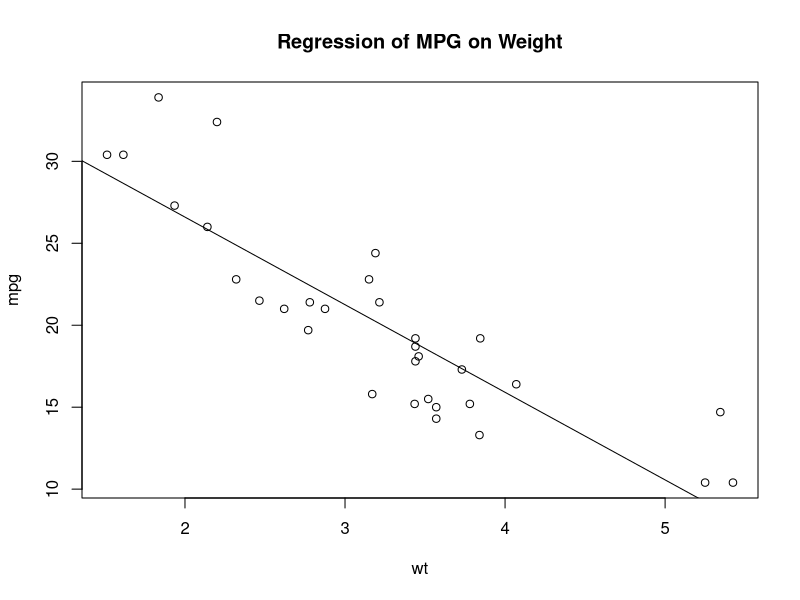
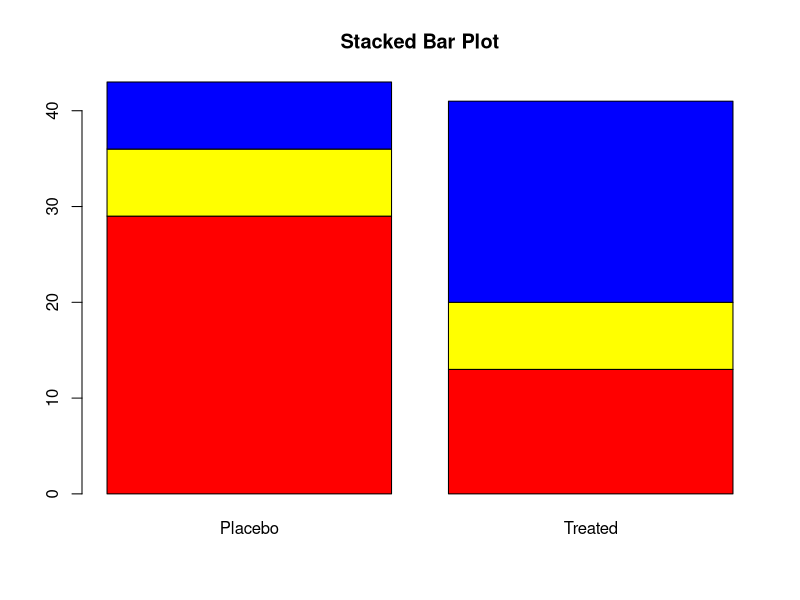
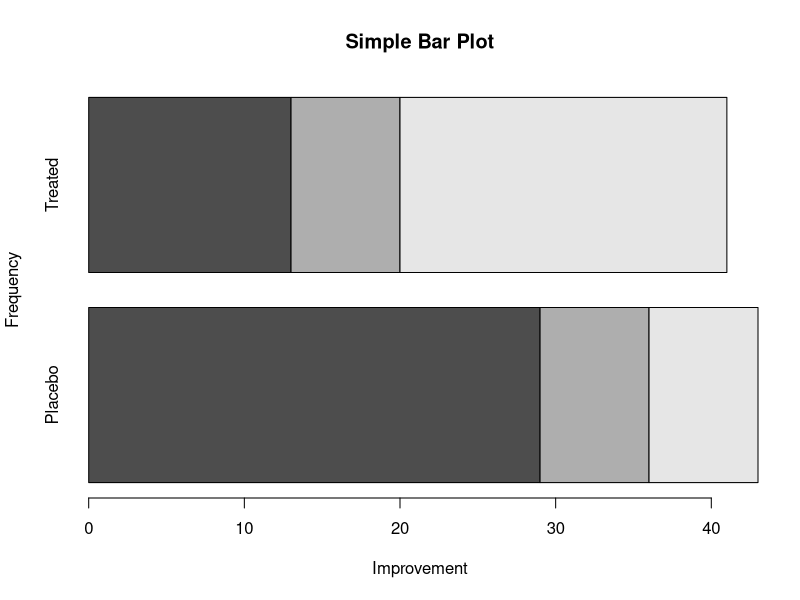
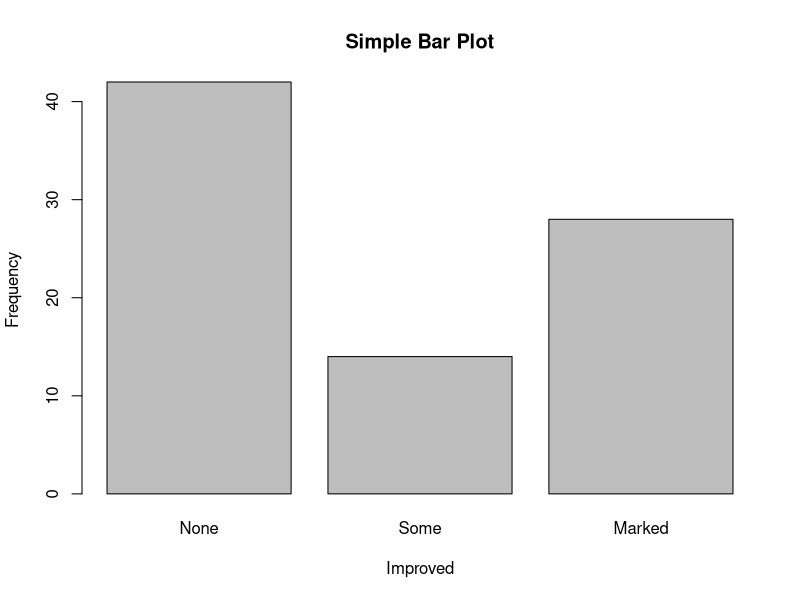
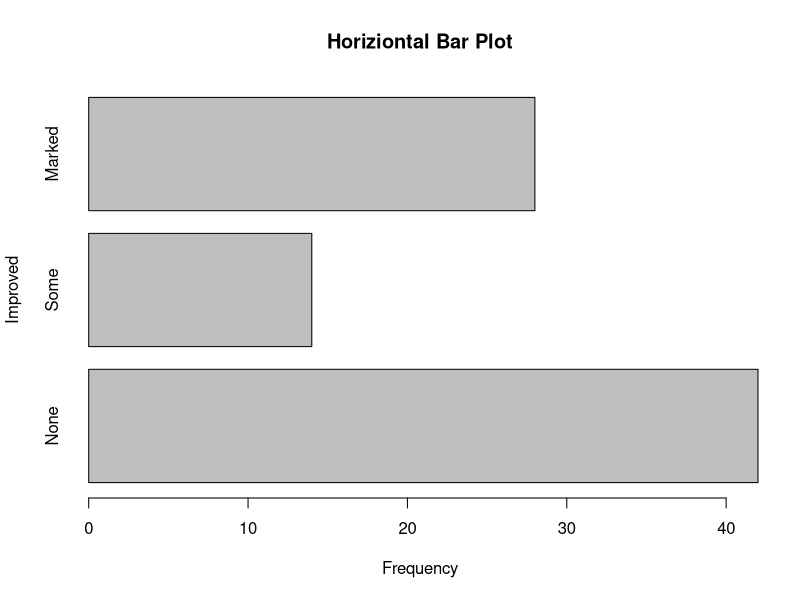
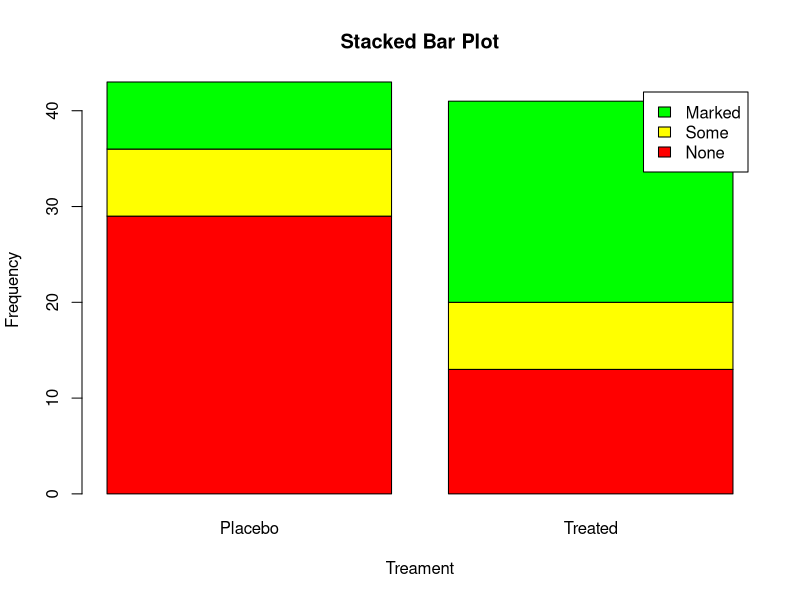
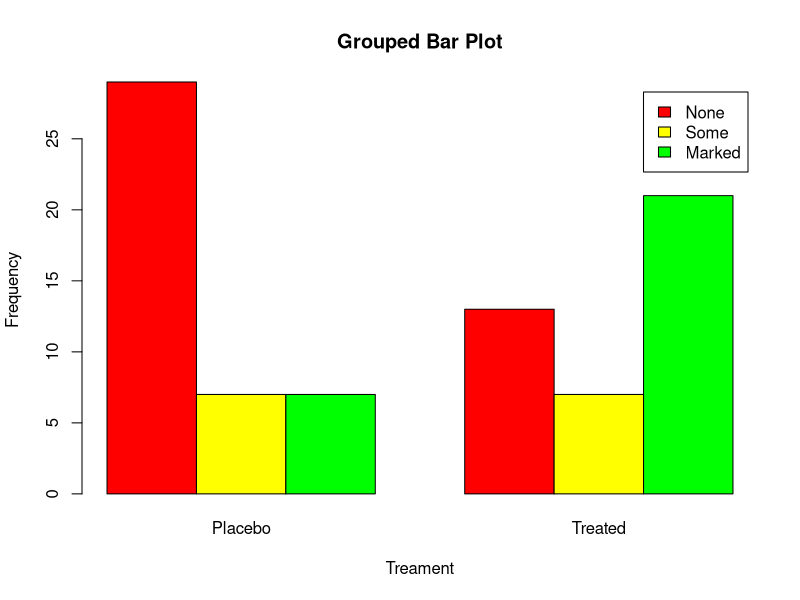

Recreate these plots in R, in order. (Note: this script raises an error after producing the figures.)
###基本画图方法
#画图一次增加一条命令，增加feature直到你想要的样子
#使用R画图主要就是两种画图命令----High level ones & Low level ones
# 高级画图函数例如 plot(),hist(),curves(),boxplot()
# 低级画图函数例如 line(),abline()
#--------R的画图秘诀就是使用高级画图命令  加上  几个低级画图命令




attach(mtcars)
plot(wt,mpg)
abline(lm(mpg~wt))
title("Regression of MPG on Weight")
detach(mtcars)













#---------------------条形图&直方图&核密度图&箱线图&小提琴图-----------------------------
library(vcd)
attach(Arthritis)
counts<-table(Improved,Treatment)  #table可以计算频数

##ggplot可以画出来3D图


#stack barplot
barplot(counts,
        main = "Stacked Bar Plot",  
        col=c('red','yellow','blue'))
#注意main要使用双引号，不然会报错


# 水平条形图
barplot(counts,main= "Simple Bar Plot",
        xlab = 'Improvement',ylab='Frequency',horiz=TRUE)

plot(Improved,main="Simple Bar Plot",
     xlab="Improved",ylab="Frequency")

plot(Improved,horiz=TRUE,main="Horiziontal Bar Plot",
     ylab="Improved",xlab="Frequency")





### 堆砌条形图
barplot(counts,
        main="Stacked Bar Plot",
        xlab="Treament",ylab="Frequency",
        col = c("red","yellow","green"),
        legend=rownames(counts))

barplot(counts,
        main="Grouped Bar Plot",
        xlab="Treament",ylab="Frequency",
        col = c("red","yellow","green"),
        legend=rownames(counts),beside = TRUE)
detach(Arthritis)

#-Bar plot for sorted mean values
attach(states)
detach(states)
states<-data.frame(state.region,state.x77)
means<-aggregate(states$Illiteracy,
                 by=list(state.region),FUN=mean)
means
means<-means[order(means$x),]

barplot(means$x,names.arg = means$Group.1)
title("Mean Illiteracy Rate")

library(vcd)
attach(Arthritis)
counts<-table(Treament,Improved)
spine(counts,main="Spinogram Example")  #棘状图
detach(Arthritis)

#扇形图
par(mforw(2,2))
slices<-c(10,12.4,16,8)
lbls<-c("us","UK","Australia","Germany","France")
pie(slices,labels = lbls,
    main="Simple Pie Chart")

#带百分比
pct<-round(slices/sum(slices)*100)
lbls2<-paste(lbls," ",pct,"%",sep="")
pie(slices,labels=lbls2,col=rainbow(length(lbls2)),
    main="Pie Chart with Percentages")

library(plotrix)
pie3D(slices, labels=lbls,explode=0.1,
      main="3D Pie Chart ")

#带上频数
mytable<-table(state.region)
lbls3<-paste(names(mytable),"\n",mytable,sep = "")
pie(mytable,labels=lbls3,
    main="Pie Chart from a Table \n (with sample sizes)")


library(plotrix)
slices <- c(10, 12,4, 16, 8)
lbls <- c("US", "UK", "Australia", "Germany", "France")
fan.plot(slices, labels = lbls, main="Fan Plot")

#简单直方图实例
hist(mtcars$mpg)

#对直方图进行区间设置，柱子的粗细
hist(mtcars$mpg,
     breaks=12, #breaks对区间进行区分
     col="red",
     xlab="Miles Per Gallon",
     main="Colored histogram with 12 bins")

#y轴前面是频数，现在是频率
hist(mtcars$mpg,
     freq=FALSE,
     breaks=12,
     col="red",
     xlab="Miles Per Gallon",
     main="Histogram, rug plot, density curve")
#rug()函数可以在下面显示频数
rug(jitter(mtcars$mpg))
#加上密度曲线
lines(density(mtcars$mpg), col="blue", lwd=2)

#如果刻度不匹配
hist(mtcars$mpg,
     breaks=12, #breaks对区间进行区分
     col="red",
     xlab="Miles Per Gallon",
     main="Colored histogram with 12 bins")
lines(density(mtcars$mpg), col="blue", lwd=2)  #利用非参数估计来算出来核密度图
#刻度不匹配


x <- mtcars$mpg
h<-hist(x,breaks=12,
        col="red",
        xlab="Miles Per Gallon",
        main="Histogram with normal curve and box")
xfit<-seq(min(x),max(x),length=40)
yfit<-dnorm(xfit,mean=mean(x),sd=sd(x))
yfit <- yfit*diff(h$mids[1:2])*length(x)  #密度函数值转化为频数,
lines(xfit, yfit, col="blue", lwd=2)
box()


# Listing 6.7 - Kernel density plot 画核密度曲线
d <- density(mtcars$mpg) # returns the density data
plot(d) # plots the results
d <- density(mtcars$mpg)
plot(d, main="Kernel Density of Miles Per Gallon")  #加上title
polygon(d, col="red", border="blue")  #填充颜色
rug(mtcars$mpg, col="brown") #x轴上带上频数


# Listing 6.8 - Comparing kernel density plots#不同的核密度比较
par(lwd=2)
library(sm)  #利用sm包可以同时画多条核密度图
attach(mtcars)
# create value labels
cyl.f <- factor(mtcars$cyl, levels= c(4, 6, 8),
                labels = c("4 cylinder", "6 cylinder", "8 cylinder"))


# plot densities
library(sm)
sm.density.compare(mpg, cyl, xlab="Miles Per Gallon")
title(main="MPG Distribution by Car Cylinders")

# add legend via mouse click
colfill<-c(2:(2+length(levels(cyl.f))))
cat("Use mouse to place legend...","\n\n")
legend(locator(1), levels(cyl.f), fill=colfill)  #由鼠标位置添加图例
detach(mtcars)
par(lwd=1)



### 箱线图  显示四分位数和奇异值
# parallel box plots
boxplot(mpg~cyl,data=mtcars,
        main="Car Milage Data",
        xlab="Number of Cylinders",
        ylab="Miles Per Gallon")

# notched box plots  #花里胡哨，丑的一匹
boxplot(mpg~cyl,data=mtcars,
        notch=TRUE,
        varwidth=TRUE,
        col="red",
        main="Car Mileage Data",
        xlab="Number of Cylinders",
        ylab="Miles Per Gallon")

# Listing 6.9 - Box plots for two crossed factors
# create a factor for number of cylinders
mtcars$cyl.f <- factor(mtcars$cyl,
                       levels=c(4,6,8),
                       labels=c("4","6","8"))
# create a factor for transmission type
mtcars$am.f <- factor(mtcars$am,
                      levels=c(0,1),
                      labels=c("auto","standard"))
# generate boxplot
boxplot(mpg ~ am.f *cyl.f,
        data=mtcars,
        varwidth=TRUE,
        col=c("gold", "darkgreen"),
        main="MPG Distribution by Auto Type",
        xlab="Auto Type")


# Listing 6.10 - Violin plots   小提琴图
library(vioplot)
x1 <- mtcars$mpg[mtcars$cyl==4]
x2 <- mtcars$mpg[mtcars$cyl==6]
x3 <- mtcars$mpg[mtcars$cyl==8]
vioplot(x1, x2, x3,
        names=c("4 cyl", "6 cyl", "8 cyl"),
        col="gold")
title("Violin Plots of Miles Per Gallon")

# dot chart
dotchart(mtcars$mpg,labels=row.names(mtcars),cex=.7,
         main="Gas Mileage for Car Models",
         xlab="Miles Per Gallon")



# Listing 6.11 - Dot plot grouped, sorted, and colored
#样本量要小一点，太大了没有效果
x <- mtcars[order(mtcars$mpg),]
x$cyl <- factor(x$cyl)
x$color[x$cyl==4] <- "red"
x$color[x$cyl==6] <- "blue"
x$color[x$cyl==8] <- "darkgreen"
dotchart(x$mpg,
         labels = row.names(x),
         cex=.7,
         pch=19,
         groups = x$cyl,
         gcolor = "black",
         color = x$color,
         main = "Gas Mileage for Car Models\ngrouped by cylinder",
         xlab = "Miles Per Gallon")
